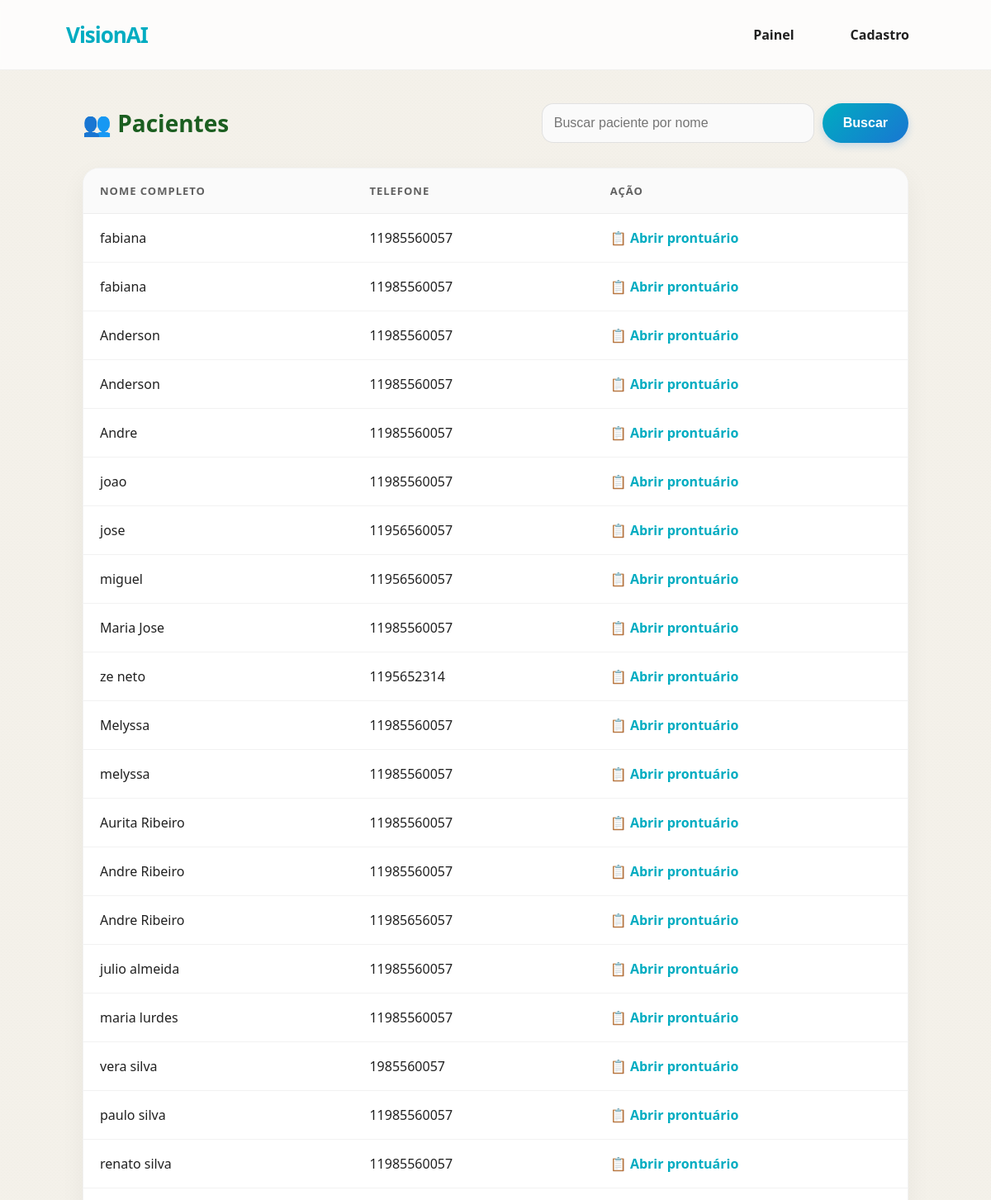
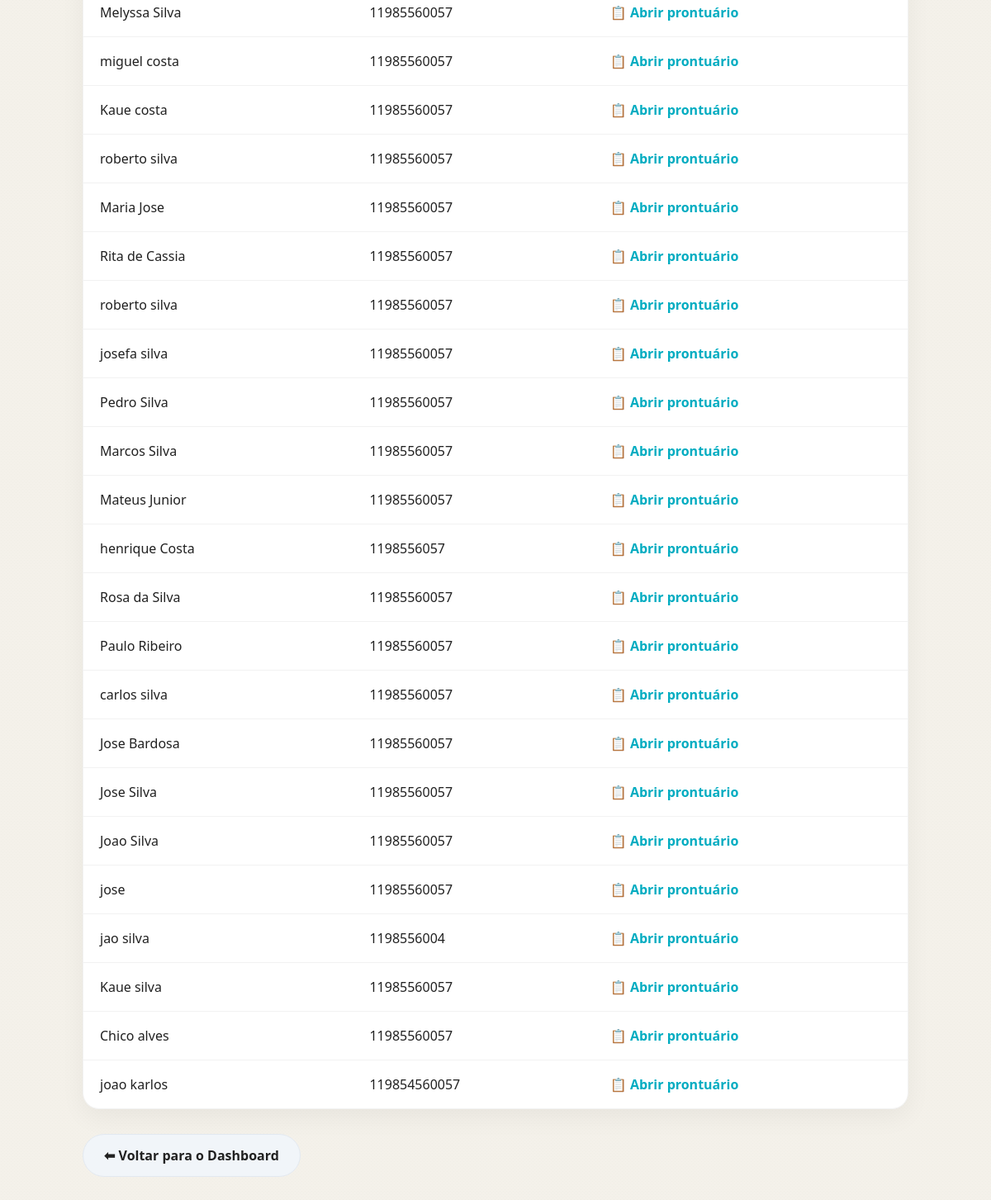
/pacientes, run on the app's committed database (2 pictures, top to bottom).
### tables this page shows
CREATE TABLE pacientes(
        id INTEGER PRIMARY KEY AUTOINCREMENT,
        nome TEXT NOT NULL,
        idade INTEGER,
        data_exame TEXT
    , telefone TEXT, foto TEXT, rg TEXT, data_nascimento TEXT, sexo TEXT);

### app.py (the view)
@app.route("/pacientes")
def pacientes():
    busca = request.args.get("busca", "")
    conn = get_db()
    cursor = conn.cursor()
    if busca:
        cursor.execute("SELECT id,nome,telefone FROM pacientes WHERE nome LIKE ?", ('%' + busca + '%',))
    else:
        cursor.execute("SELECT id,nome,telefone FROM pacientes")
    lista = cursor.fetchall()
    conn.close()
    return render_template("pacientes.html", pacientes=lista)

### app.py (called while the page is built)
def get_db():
    conn = conectar()
    conn.row_factory = lambda cursor, row: {col[0]: row[idx] for idx, col in enumerate(cursor.description)}
    return conn

### templates/pacientes.html (shortened to what this page needs)
<!DOCTYPE html>
<html lang="pt-BR">
<head>
    <link rel="stylesheet" href="{{ url_for('static', filename='visionai.css') }}">
</head>
<body>
    <header>
        <div class="logo">VisionAI</div>
        <nav>
            <a href="/dashboard" class="active">Painel</a>
            <a href="/paciente">Cadastro</a>
        </nav>
    </header>
    <main>
        <div class="content-wrapper">
            <div class="top-bar">
                <h1>👥 Pacientes</h1>
                <form method="GET">
                    <input
                        name="busca"
                        placeholder="Buscar paciente por nome"
                        value="{{ request.args.get('busca','') }}"
                    >
                    <button type="submit" class="btn-busca">Buscar</button>
                </form>
            </div>
            {% if pacientes %}
            <table>
                <thead>
                    <tr>
                        <th>Nome Completo</th>
                        <th>Telefone</th>
                        <th>Ação</th>
                    </tr>
                </thead>
                <tbody>
                    {% for p in pacientes %}
                    <tr>
                        <td>{{ p["nome"] }}</td>
                        <td>{{ p["telefone"] }}</td>
                        <td>
                            <a href="/prontuario/{{ p['id'] }}">
                                📋 Abrir prontuário
                            </a>
                        </td>
                    </tr>
                    {% endfor %}
                </tbody>
            </table>
            {% else %}
            <div class="sem-dados">
                <p>Nenhum paciente encontrado.</p>
            </div>
            {% endif %}
            <a class="btn-voltar" href="/dashboard">⬅ Voltar para o Dashboard</a>
        </div>
    </main>
</body>
</html>

### static/visionai.css (style rules this page uses)
body { margin:0; font-family: 'Segoe UI', sans-serif; background:linear-gradient(120deg,#0f172a,#020617); color:white; overflow-x:hidden; }
header { display:flex; justify-content:space-between; align-items:center; padding:20px 60px; }
.logo { font-size:28px; font-weight:700; letter-spacing:1px; }
nav a { margin-left:25px; text-decoration:none; color:#cbd5f5; }

### templates/pacientes.html (style rules this page uses)
:root { --bg-paper: #f4f1ea; --bg-paper-texture: #ebe8df; --logo-blue: #00acc1; --logo-green: #1b5e20; --text-main: #212121; --text-sub: #616161; --card-bg: #ffffff; --frosty-bg: #fafafa; --border-light: rgba(0, 0, 0, 0.05); --transition: 0.3s ease; }
body { margin: 0; font-family: 'Segoe UI', system-ui, -apple-system, sans-serif; color: var(--text-main); min-height: 100vh; display: flex; flex-direction: column; background-color: var(--bg-paper); background-attachment: fixed; }
header { display: flex; justify-content: space-between; align-items: center; padding: 20px 80px; background: rgba(255, 255, 255, 0.8); border-bottom: 1px solid var(--border-light); backdrop-filter: blur(5px); position: relative; z-index: 10; }
.logo { font-size: 26px; font-weight: 800; letter-spacing: -1px; color: var(--logo-blue); text-shadow: none; }
nav { display: flex; gap: 5px; }
nav a { text-decoration: none; color: var(--text-main); font-weight: 600; padding: 10px 18px; border-radius: 12px; transition: var(--transition); border: 1px solid transparent; }
main { display: flex; flex-direction: column; align-items: center; padding: 40px 20px; width: 100%; box-sizing: border-box; }
.content-wrapper { width: 100%; max-width: 1000px; }
.top-bar { display: flex; justify-content: space-between; align-items: center; margin-bottom: 30px; gap: 20px; flex-wrap: wrap; }
h1 { color: var(--logo-green); margin: 0; font-size: 28px; font-weight: 700; }
form { display: flex; gap: 10px; }
input { padding: 14px; width: 300px; border-radius: 14px; border: 1px solid rgba(0, 0, 0, 0.1); background: var(--frosty-bg); color: var(--text-main); font-size: 16px; transition: var(--transition); }
.btn-busca { padding: 14px 25px; border: none; border-radius: 50px; background: linear-gradient(135deg, var(--logo-blue), #1976d2); color: white; font-size: 16px; font-weight: 700; cursor: pointer; transition: var(--transition); box-shadow: 0 4px 10px rgba(25, 118, 210, 0.2); }
table { width: 100%; border-collapse: separate; border-spacing: 0; background: var(--card-bg); border-radius: 20px; overflow: hidden; border: 1px solid var(--border-light); box-shadow: 0 10px 30px rgba(0, 0, 0, 0.05); margin-bottom: 30px; }
th, td { padding: 18px 20px; text-align: left; border-bottom: 1px solid var(--border-light); }
th { background-color: var(--frosty-bg); color: var(--text-sub); font-weight: 700; text-transform: uppercase; font-size: 13px; letter-spacing: 1px; }
tr:last-child td { border-bottom: none; }
td a { color: var(--logo-blue); text-decoration: none; font-weight: 600; transition: var(--transition); display: flex; align-items: center; gap: 8px; }
.btn-voltar { display: inline-flex; align-items: center; gap: 10px; padding: 14px 25px; background-color: #f1f5f9; border-radius: 50px; color: var(--text-main); text-decoration: none; font-weight: 600; transition: var(--transition); border: 1px solid #e2e8f0; }

### data on the page
pacientes: nome "fabiana", telefone "11985560057"
pacientes: nome "fabiana", telefone "11985560057"
pacientes: nome "Anderson", telefone "11985560057"
pacientes: nome "Anderson", telefone "11985560057"
pacientes: nome "Andre", telefone "11985560057"
pacientes: nome "joao", telefone "11985560057"
pacientes: nome "jose", telefone "11956560057"
pacientes: nome "miguel", telefone "11956560057"
pacientes: nome "Maria Jose", telefone "11985560057"
pacientes: nome "ze neto", telefone "1195652314"
pacientes: nome "Melyssa", telefone "11985560057"
pacientes: nome "melyssa", telefone "11985560057"
pacientes: nome "Aurita Ribeiro", telefone "11985560057"
pacientes: nome "Andre Ribeiro", telefone "11985560057"
pacientes: nome "Andre Ribeiro", telefone "11985656057"
pacientes: nome "julio almeida", telefone "11985560057"
pacientes: nome "maria lurdes", telefone "11985560057"
pacientes: nome "vera silva", telefone "1985560057"
pacientes: nome "paulo silva", telefone "11985560057"
pacientes: nome "renato silva", telefone "11985560057"
pacientes: nome "Melyssa Silva", telefone "11985560057"
pacientes: nome "miguel costa", telefone "11985560057"
pacientes: nome "Kaue costa", telefone "11985560057"
pacientes: nome "roberto silva", telefone "11985560057"
pacientes: nome "Maria Jose", telefone "11985560057"
pacientes: nome "Rita de Cassia", telefone "11985560057"
pacientes: nome "roberto silva", telefone "11985560057"
pacientes: nome "josefa silva", telefone "11985560057"
pacientes: nome "Pedro Silva", telefone "11985560057"
pacientes: nome "Marcos Silva", telefone "11985560057"
pacientes: nome "Mateus Junior", telefone "11985560057"
pacientes: nome "henrique Costa", telefone "1198556057"
pacientes: nome "Rosa da Silva", telefone "11985560057"
pacientes: nome "Paulo Ribeiro", telefone "11985560057"
pacientes: nome "carlos silva", telefone "11985560057"
pacientes: nome "Jose Bardosa", telefone "11985560057"
pacientes: nome "Jose Silva", telefone "11985560057"
pacientes: nome "Joao Silva", telefone "11985560057"
pacientes: nome "jose", telefone "11985560057"
pacientes: nome "jao silva", telefone "1198556004"
pacientes: nome "Kaue silva", telefone "11985560057"
pacientes: nome "Chico alves", telefone "11985560057"
pacientes: nome "joao karlos", telefone "119854560057"
